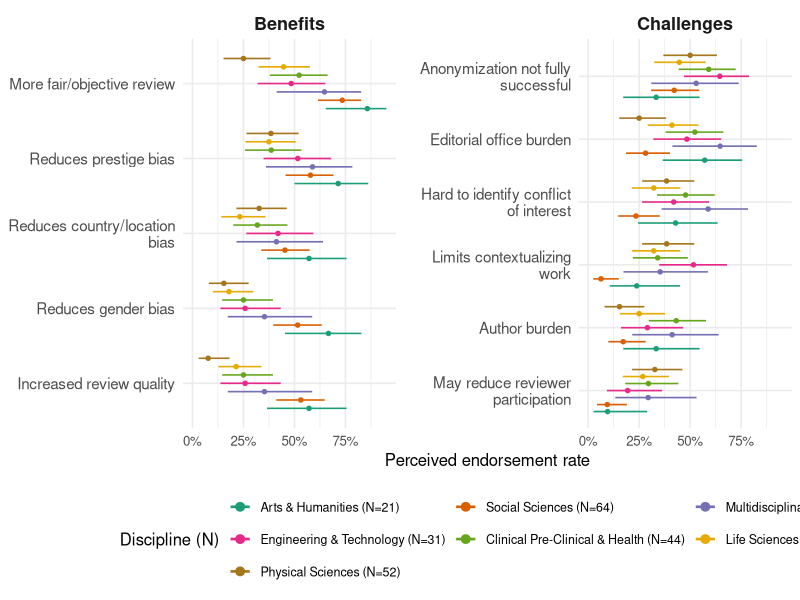

Here is the R script that generated this plot:
# 08_figS6_by_discipline.R
# Figure S6: a by-field version of the perceived benefits/challenges. For each
# benefit/challenge, one colored point + Wilson CI per discipline, dodged on the
# same row. Same data as the Figure 3B heatmap, drawn as pointranges.
#
# Input:  data/blinding_survey_dat.csv
# Output: figures/FigureS6_perceived_by_discipline.png
# Run from the repo root: Rscript scripts/08_figS6_by_discipline.R

suppressPackageStartupMessages({
  library(tidyverse); library(scales); library(patchwork)
})

# ---- constants / helpers ----
colors_type <- c("Challenge" = "#e6550d", "Benefit" = "#3182bd")
challenge_labels <- c(
  challenge_a = "Author burden", challenge_b = "Editorial office burden",
  challenge_c = "Anonymization not fully successful",
  challenge_d = "Hard to identify conflict of interest",
  challenge_e = "May reduce reviewer participation",
  challenge_f = "Limits contextualizing work")
benefit_labels <- c(
  benefit_a = "More fair/objective review", benefit_b = "Reduces prestige bias",
  benefit_c = "Reduces gender bias", benefit_d = "Reduces country/location bias",
  benefit_e = "Increased review quality")
item_labels <- c(challenge_labels, benefit_labels)

wilson_ci <- function(x, n, conf.level = 0.95) {
  if (n == 0) return(tibble(prop = NA_real_, lower = NA_real_, upper = NA_real_))
  z <- qnorm(1 - (1 - conf.level) / 2); p_hat <- x / n
  denom <- 1 + z^2 / n
  center <- (p_hat + z^2 / (2 * n)) / denom
  margin <- (z / denom) * sqrt(p_hat * (1 - p_hat) / n + z^2 / (4 * n^2))
  tibble(prop = p_hat, lower = max(0, center - margin), upper = min(1, center + margin))
}
calc_rates <- function(data, group_vars = NULL) {
  items <- names(item_labels)
  data %>% select(all_of(c(group_vars, items))) %>%
    pivot_longer(all_of(items), names_to = "item", values_to = "endorsed") %>%
    mutate(type = if_else(str_starts(item, "challenge"), "Challenge", "Benefit"),
           item_label = item_labels[item]) %>%
    group_by(across(all_of(c(group_vars, "item", "type", "item_label")))) %>%
    summarise(n_endorsed = sum(endorsed, na.rm = TRUE),
              n_total = sum(!is.na(endorsed)), .groups = "drop") %>%
    rowwise() %>% mutate(ci = list(wilson_ci(n_endorsed, n_total)),
                         prop = ci$prop, lower = ci$lower, upper = ci$upper) %>%
    ungroup() %>% select(-ci)
}

# ---- data ----
all_data <- read_csv("data/blinding_survey_dat.csv", show_col_types = FALSE)
endorsement_dat <- all_data %>% filter(sample == "analytical")
pooled_dat <- endorsement_dat %>%
  filter(pub_model == "Double/triple blind" | !is.na(consid_status))
overall_rates <- calc_rates(pooled_dat) %>%
  group_by(type) %>% mutate(item_label = fct_reorder(item_label, prop)) %>% ungroup()
item_levels <- levels(overall_rates$item_label)

disc_dat <- endorsement_dat %>%
  filter(!is.na(journal_super_category),
         pub_model == "Double/triple blind" | !is.na(consid_status))
disc_n <- disc_dat %>% count(journal_super_category) %>%
  mutate(disc_label = paste0(journal_super_category, " (N=", n, ")"))
disc_rates <- calc_rates(disc_dat, group_vars = "journal_super_category") %>%
  left_join(disc_n, by = "journal_super_category") %>%
  filter(journal_super_category != "Not indicated") %>%   # missing discipline, not a field (matches Fig 3B N=285)
  mutate(item_label = factor(as.character(item_label), levels = item_levels))

# discipline order = by mean benefit endorsement (for legend + color mapping)
disc_order <- disc_rates %>% filter(type == "Benefit") %>%
  group_by(disc_label) %>% summarise(m = mean(prop), .groups = "drop") %>%
  arrange(desc(m)) %>% pull(disc_label)
disc_rates <- disc_rates %>% mutate(disc_label = factor(disc_label, levels = disc_order))

# Dark2 qualitative palette (7 disciplines), colorblind-reasonable
disc_cols <- setNames(
  c("#1b9e77", "#d95f02", "#7570b3", "#e7298a", "#66a61e", "#e6ab02", "#a6761d"),
  disc_order)

# ---- by-field version ----
figS6 <- disc_rates %>%
  mutate(type = recode(type, "Benefit" = "Benefits", "Challenge" = "Challenges")) %>%
  ggplot(aes(prop, item_label, color = disc_label)) +
  geom_pointrange(aes(xmin = lower, xmax = upper),
                  position = position_dodge(width = 0.78),
                  size = 0.32, fatten = 1.7, linewidth = 0.55) +
  scale_x_continuous(labels = percent_format(accuracy = 1), limits = c(0, NA)) +
  scale_y_discrete(labels = \(x) str_wrap(x, 26)) +
  scale_color_manual(values = disc_cols, name = "Discipline (N)") +
  facet_wrap(~ type, scales = "free_y") +
  labs(x = "Perceived endorsement rate", y = NULL) +
  guides(color = guide_legend(nrow = 3, byrow = TRUE,
                              override.aes = list(linewidth = 0.9, size = 0.5))) +
  theme_minimal(base_size = 12) +
  theme(legend.position = "bottom",
        legend.text = element_text(size = 9),
        strip.text = element_text(size = 13, face = "bold"),
        panel.spacing = unit(1.2, "lines"),
        axis.text.y = element_text(size = 11),
        plot.title = element_text(size = 13, face = "bold"))

dir.create("figures", showWarnings = FALSE)
ggsave("figures/FigureS6_perceived_by_discipline.png", figS6,
       width = 13, height = 8.5, dpi = 300)
cat("done: figures/FigureS6_perceived_by_discipline.png\n")
